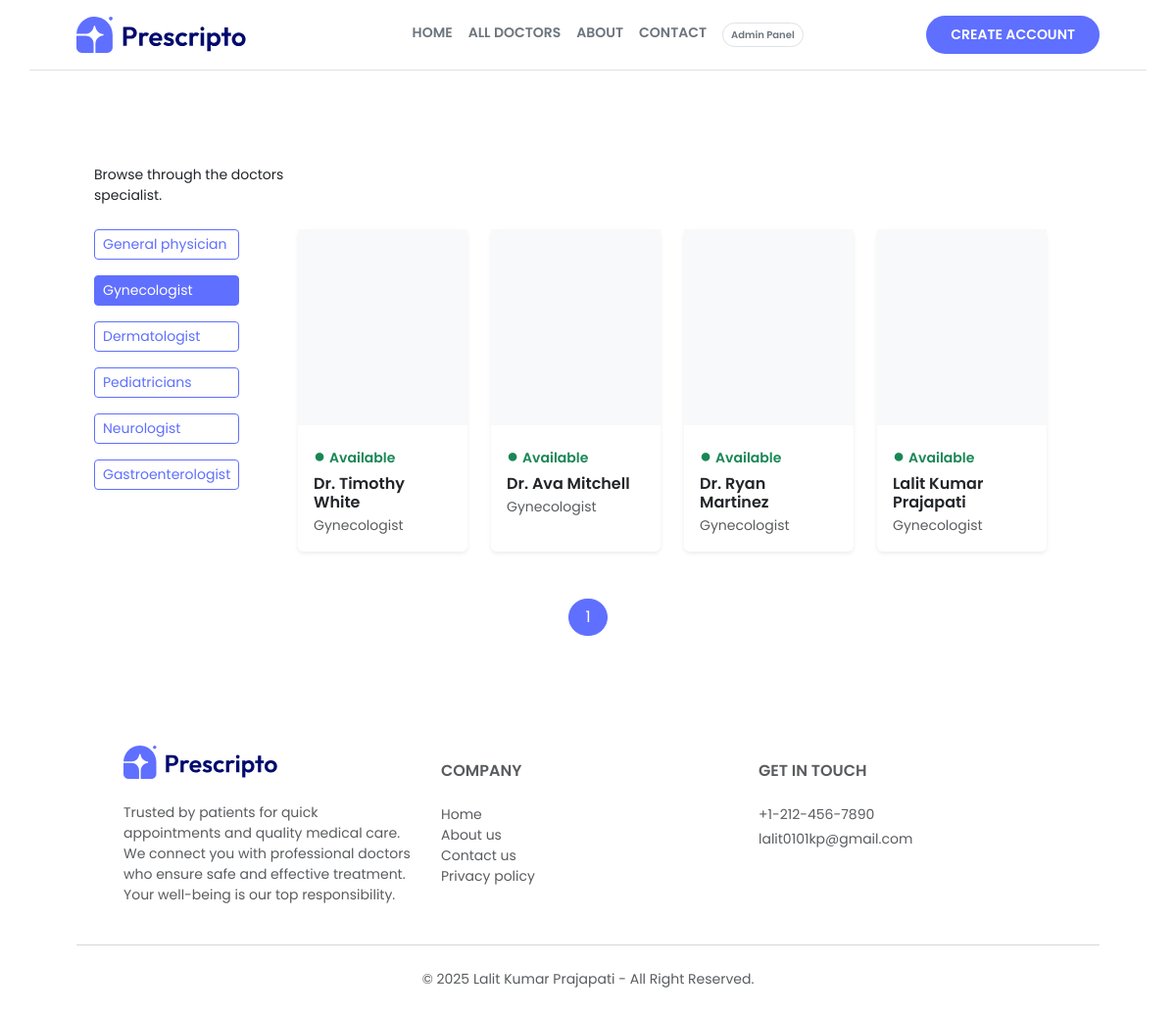
Page /doctor/Gynecologist/ on the committed database.
### appointment/models.py (models this page shows, shortened)
class Doctor(models.Model):
    image = CloudinaryField('image', folder='doctor_image')
    name = models.CharField(max_length=100)
    email = models.EmailField()
    username = models.CharField(max_length=255, unique=True)
    password = models.CharField(max_length=100)
    experience = models.IntegerField()
    fees = models.FloatField()
    category = models.ForeignKey(Category, on_delete=models.CASCADE)
    degree = models.CharField(max_length=50)
    about = models.TextField()
    address = models.TextField()
    available = models.BooleanField(default=True)

class Category(models.Model):
    name = models.CharField(max_length=100)
    def __str__(self):
        return self.name

### appointment/views.py (the view)
# urls.py: path('doctor/<str:category_name>/', views.doctor, name='doctor'),
def doctor(request, category_name):
    if category_name == 'all doctor':
        doctor_list = Doctor.objects.filter(available=True)
    else:
        doctor_list = Doctor.objects.filter(category__name=category_name, available=True)
    paginator = Paginator(doctor_list, 16)
    page_number = request.GET.get('page')
    doctors = paginator.get_page(page_number)
    return render(request, 'doctor.html', {
        'doctors': doctors,
        'category_name': category_name
    })

### templates/doctor.html (shortened to what this page needs)
{% extends "layout.html" %}
{% load static %}
{% block contant %}
    <section class="mt-5 px-5">
        <div class="container px-5 py-5">
            <p class="mb-4 small" data-aos="fade-up">
                Browse through the doctors <br> specialist.
            </p>
            <div class="row">
                <div class="col-md-2 mb-4" data-aos="fade-right">
                    <div class="d-flex flex-column gap-3">
                        <a href="{% url "doctor" 'General physician' %}"
                        class="btn btn-sm text-start"
                        style="
                        transition: all 0.3s ease;
                        border:1px solid rgb(95,111,255);
                        {% if category_name == 'General physician' %}
                            background: rgb(95,111,255); color: white;
                        {% else %}
                            background: transparent; color: rgb(95,111,255);
                        {% endif %}
                        "
                        onmouseover="this.style.transform='scale(1.05)'; this.style.backgroundColor='rgb(95,111,255)'; this.style.color='white';"
                        onmouseout="this.style.transform='scale(1)';
                        {% if category_name == 'General physician' %}
                            this.style.backgroundColor='rgb(95,111,255)'; this.style.color='white';
                        {% else %}
                            this.style.backgroundColor='transparent'; this.style.color='rgb(95,111,255)';
                        {% endif %}
                        ">
                        General physician
                        </a>
                        <a href="{% url "doctor" 'Gynecologist' %}"
                        class="btn btn-sm text-start {% if category_name == 'Gynecologist' %}active-btn{% else %}outline-btn{% endif %}"
                        style="transition: all 0.3s ease; border:1px solid rgb(95,111,255);
                        {% if category_name == 'Gynecologist' %}
                        background-color: rgb(95,111,255); color: white;
                        {% else %}
                        color: rgb(95,111,255);
                        {% endif %}"
                        onmouseover="this.style.transform='scale(1.05)'; this.style.backgroundColor='rgb(95,111,255)'; this.style.color='white';"
                        onmouseout="this.style.transform='scale(1)';
                        {% if category_name == 'Gynecologist' %}
                        this.style.backgroundColor='rgb(95,111,255)'; this.style.color='white';
                        {% else %}
                        this.style.backgroundColor=''; this.style.color='rgb(95,111,255)';
                        {% endif %}">
                        Gynecologist
                        </a>
                        <a href="{% url "doctor" 'Dermatologist' %}"
                        class="btn btn-sm text-start {% if category_name == 'Dermatologist' %}active-btn{% else %}outline-btn{% endif %}"
                        style="transition: all 0.3s ease; border:1px solid rgb(95,111,255);
                        {% if category_name == 'Dermatologist' %}
                        background-color: rgb(95,111,255); color: white;
                        {% else %}
                        color: rgb(95,111,255);
                        {% endif %}"
                        onmouseover="this.style.transform='scale(1.05)'; this.style.backgroundColor='rgb(95,111,255)'; this.style.color='white';"
                        onmouseout="this.style.transform='scale(1)';
                        {% if category_name == 'Dermatologist' %}
                        this.style.backgroundColor='rgb(95,111,255)'; this.style.color='white';
                        {% else %}
                        this.style.backgroundColor=''; this.style.color='rgb(95,111,255)';
                        {% endif %}">
                        Dermatologist
                        </a>
                        <a href="{% url "doctor" 'Pediatricians' %}"
                        class="btn btn-sm text-start {% if category_name == 'Pediatricians' %}active-btn{% else %}outline-btn{% endif %}"
                        style="transition: all 0.3s ease; border:1px solid rgb(95,111,255);
                        {% if category_name == 'Pediatricians' %}
                        background-color: rgb(95,111,255); color: white;
                        {% else %}
                        color: rgb(95,111,255);
                        {% endif %}"
                        onmouseover="this.style.transform='scale(1.05)'; this.style.backgroundColor='rgb(95,111,255)'; this.style.color='white';"
                        onmouseout="this.style.transform='scale(1)';
                        {% if category_name == 'Pediatricians' %}
                        this.style.backgroundColor='rgb(95,111,255)'; this.style.color='white';
                        {% else %}
                        this.style.backgroundColor=''; this.style.color='rgb(95,111,255)';
                        {% endif %}">
                        Pediatricians
                        </a>
                        <a href="{% url "doctor" 'Neurologist' %}"
                        class="btn btn-sm text-start {% if category_name == 'Neurologist' %}active-btn{% else %}outline-btn{% endif %}"
                        style="transition: all 0.3s ease; border:1px solid rgb(95,111,255);
                        {% if category_name == 'Neurologist' %}
                        background-color: rgb(95,111,255); color: white;
                        {% else %}
                        color: rgb(95,111,255);
                        {% endif %}"
                        onmouseover="this.style.transform='scale(1.05)'; this.style.backgroundColor='rgb(95,111,255)'; this.style.color='white';"
                        onmouseout="this.style.transform='scale(1)';
                        {% if category_name == 'Neurologist' %}
                        this.style.backgroundColor='rgb(95,111,255)'; this.style.color='white';
                        {% else %}
                        this.style.backgroundColor=''; this.style.color='rgb(95,111,255)';
                        {% endif %}">
                        Neurologist
                        </a>
                        <a href="{% url "doctor" 'Gastroenterologist' %}"
                        class="btn btn-sm text-start {% if category_name == 'Gastroenterologist' %}active-btn{% else %}outline-btn{% endif %}"
                        style="transition: all 0.3s ease; border:1px solid rgb(95,111,255);
                        {% if category_name == 'Gastroenterologist' %}
                        background-color: rgb(95,111,255); color: white;
                        {% else %}
                        color: rgb(95,111,255);
                        {% endif %}"
                        onmouseover="this.style.transform='scale(1.05)'; this.style.backgroundColor='rgb(95,111,255)'; this.style.color='white';"
                        onmouseout="this.style.transform='scale(1)';
                        {% if category_name == 'Gastroenterologist' %}
                        this.style.backgroundColor='rgb(95,111,255)'; this.style.color='white';
                        {% else %}
                        this.style.backgroundColor=''; this.style.color='rgb(95,111,255)';
                        {% endif %}">
                        Gastroenterologist
                        </a>
                    </div>
                </div>
                <div class="col-md-10 px-5" data-aos="fade-left">
                    <div class="row row-cols-1 row-cols-sm-2 row-cols-md-4 g-4">
                        {% for doctor in doctors %}
                        <div class="col" data-aos="fade-up" data-aos-delay="{{ forloop.counter0|add:1 }}00">
                            <div class="card border-0 rounded shadow-sm h-100"
                                style="transition: all 0.3s ease;"
                                onmouseover="this.style.transform='translateY(-10px)'; this.style.boxShadow='0 15px 30px rgba(0,0,0,0.15)'"
                                onmouseout="this.style.transform='translateY(0px)'; this.style.boxShadow=''">
                                <div class="bg-light d-flex justify-content-center align-items-center overflow-hidden"
                                    style="height: 200px;">
                                </div>
                                <div class="card-body pb-3 d-flex flex-column">
                                    <p class="text-success small fw-semibold mb-1">
                                        <span class="text-success me-1 fs-5">●</span>Available
                                    </p>
                                    <h6 class="card-title fw-semibold mb-1">
                                        {{ doctor.name }}
                                    </h6>
                                    <p class="text-muted small mb-0">
                                        {{ doctor.category }}
                                    </p>
                                </div>
                            </div>
                        </div>
                        {% endfor %}
                    </div>
                </div>
                <div class="d-flex justify-content-center mt-5" data-aos="fade-up">
                    <nav>
                        <ul class="pagination align-items-center gap-2">
                            {% for num in doctors.paginator.page_range %}
                            <li class="page-item">
                                <a href="?page={{ num }}"
                                class="page-link rounded-pill px-3 {% if doctors.number == num %}text-white{% endif %}"
                                style="
                                        background: {% if doctors.number == num %}rgb(95,111,255){% else %}transparent{% endif %};
                                        border: 1px solid rgb(95,111,255);
                                        transition: all 0.3s ease;
                                "
                                onmouseover="this.style.transform='scale(1.15)'"
                                onmouseout="this.style.transform='scale(1)'">
                                {{ num }}
                                </a>
                            </li>
                            {% endfor %}
                        </ul>
                    </nav>
                </div>
            </div>
        </div>
    </section>
{% endblock %}

### templates/layout.html (style rules this page uses)
body { font-family: "Poppins", sans-serif; }

### rows in the picture
Doctor: name "Dr. Timothy White", category "Gynecologist"
Doctor: name "Dr. Ava Mitchell", category "Gynecologist"
Doctor: name "Dr. Ryan Martinez", category "Gynecologist"
Doctor: name "Lalit Kumar Prajapati", category "Gynecologist"

### other values in the picture
{{ num }} "1"
